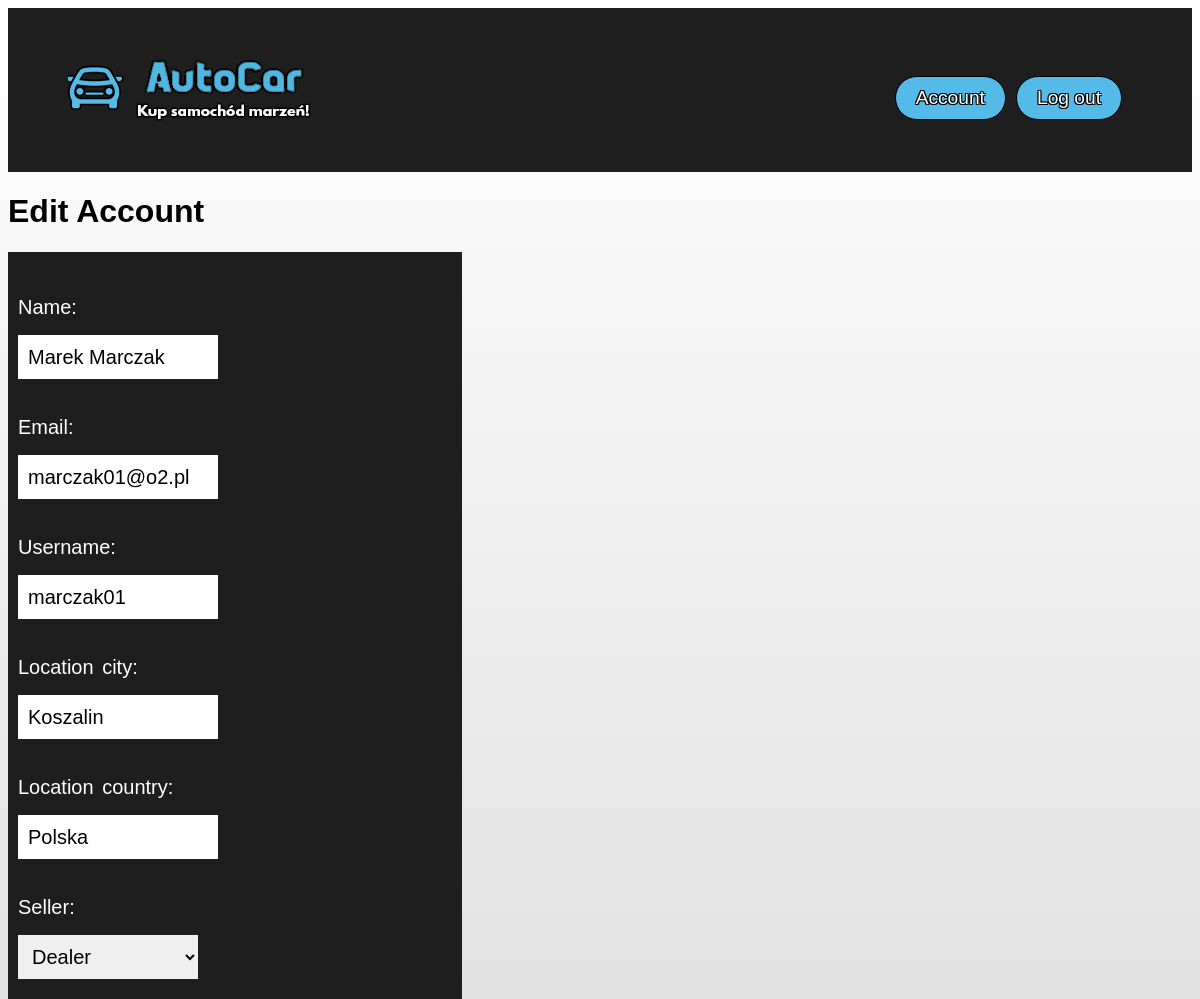
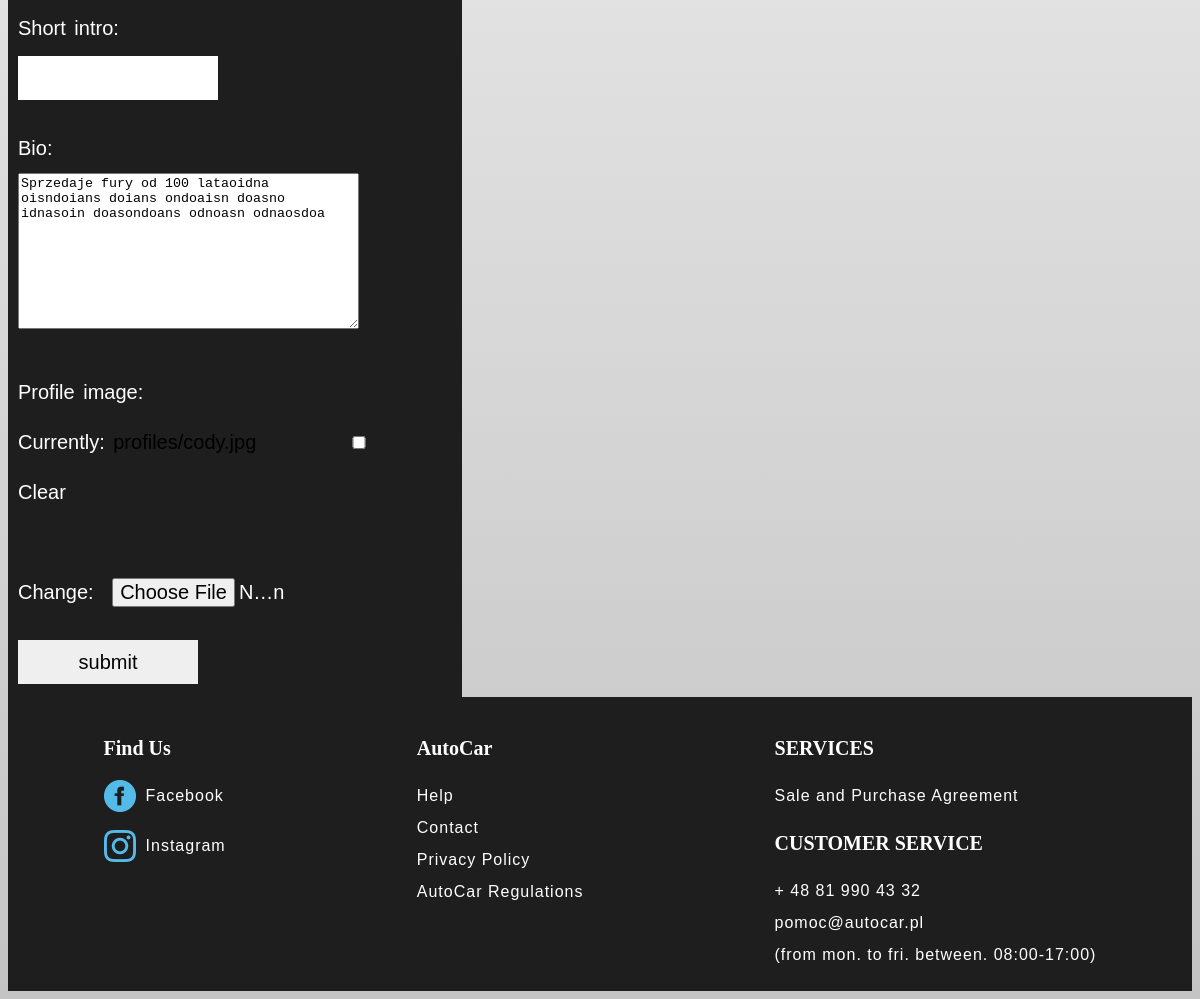
Page /edit-account/ (signed in) on the committed database (2 pictures, top to bottom).
### users/models.py (models this page shows, shortened)
class Profile(models.Model):
    SELLER = [
        ('All','All'),
        ('Dealer','Dealer'),
        ('Private','Private'),
    ]
    user = models.OneToOneField(
        User, on_delete=models.CASCADE, null=True, blank=True)
    name = models.CharField(max_length=200, null=True, blank=True)
    email = models.EmailField(max_length=500, blank=True, null=True)
    username = models.CharField(max_length=200, null=True, blank=True)
    location_city = models.CharField(max_length=50, null=True, blank=False)
    location_country = models.CharField(max_length=50, null=True, blank=False)
    short_intro = models.CharField(max_length=200, null=True, blank=True)
    seller = models.CharField(max_length=200, null=True, blank=False, choices=SELLER)
    bio = models.TextField(null=True, blank=True)
    profile_image = models.ImageField(
        null=True, blank=True, upload_to='profiles/', default='profiles/user-default.png')
    created = models.DateTimeField(auto_now_add=True)
    id = models.UUIDField(default=uuid.uuid4, unique=True,
                          primary_key=True, editable=False)

### users/views.py (the view)
# urls.py: path('edit-account/', views.editAccount, name="edit-account"),
@login_required(login_url="login")
def editAccount(request):
    page = 'edit-profile'
    profile = request.user.profile
    form = ProfileForm(instance=profile)
    if request.method == 'POST':
        form = ProfileForm(request.POST, request.FILES, instance=profile)
        if form.is_valid():
            form.save()
            return redirect('account')
    context = {'form': form}
    return render(request, 'users/profile_form.html', context)

### users/forms.py
class ProfileForm(ModelForm):
    class Meta:
        model = Profile
        fields = ['name', 'email', 'username', 'location_city', 'location_country', 'seller', 'short_intro',
                  'bio', 'profile_image']

### users/templates/users/profile_form.html (shortened to what this page needs)
{% extends 'main.html' %}
{% block content %}
<h1>Edit Account</h1>
<form method="POST" action="{% url 'edit-account' %}" enctype="multipart/form-data">
    {{form.as_p}}
    <input type="submit" value="submit" />
</form>
{% endblock %}

### static/styles/style.css (style rules this page uses)
body { font-family: Arial; background: linear-gradient(#FFF, #C4C4C4); padding: 0; }
form { display: inline-block; background-color: #1E1E1E; font-size: 20px; color:white; line-height: 2.5; padding: 10px; word-spacing: 3px; width: auto; height: auto; }
select, input { padding: 10px; border: none; font: 300 100%/1.2 Ubuntu, sans-serif; width: 180px; }
option { color: #000; }
label { display: block; }
a { text-decoration: none; color: #000; }

### rows in the picture
Profile: name "Marek Marczak", email "marczak01@o2.pl", username "marczak01", location_city "Koszalin", location_country "Polska", seller "Dealer", bio "Sprzedaje fury od 100 lataoidna oisndoians doians ondoaisn doasno idnasoin doasondoans odnoasn odnaosdoa"
